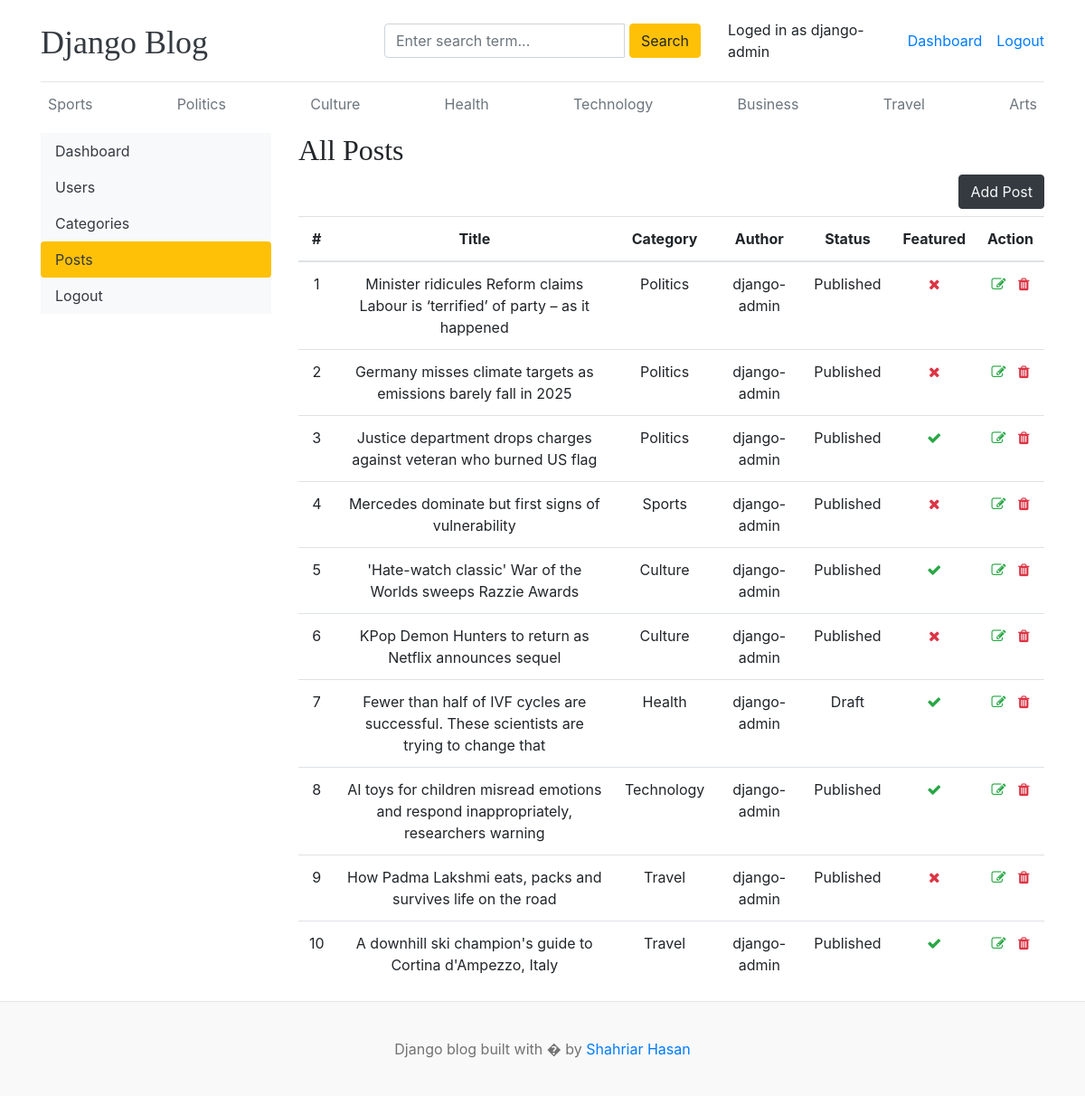
The page /dashboard/posts/ (signed in) on the database its author committed.
### blogs/models.py (models this page shows, shortened)
class Category(models.Model):
    category_name = models.CharField(max_length=50, unique=True)
    created_at = models.DateTimeField(auto_now_add=True)
    updated_at = models.DateTimeField(auto_now=True)
    class Meta:
        verbose_name_plural = "categories"
    def __str__(self):
        return self.category_name

class Blog(models.Model):
    title = models.CharField(max_length=150)
    slug = models.SlugField(max_length=200, unique=True)
    category = models.ForeignKey(Category, on_delete=models.CASCADE)
    author = models.ForeignKey(User, on_delete=models.CASCADE)
    featured_image = models.ImageField(upload_to="upload/%Y/%m/%d")
    short_description = models.TextField(max_length=500)
    blog_body = models.TextField(max_length=3000)
    status = models.CharField(max_length=20, choices=STATUS_CHOICES, default="Draft")
    is_featured = models.BooleanField(default=False)
    created_at = models.DateTimeField(auto_now_add=True)
    updated_at = models.DateTimeField(auto_now=True)

### dashboards/views.py (the view)
# urls.py: path("posts/", views.posts, name="posts"),
@login_required(login_url="login")
def posts(request):
    posts = Blog.objects.all()
    context = {
        "posts": posts,
    }
    return render(request, "dashboard/posts.html", context)

### blogs/context_processors.py (called while the page is built)
def get_categories(request):
    categories = Category.objects.all()
    return {"categories": categories}

def get_social_links(request):
    social_links = SocialLink.objects.all()
    return dict(social_links=social_links)

### templates/dashboard/posts.html (shortened to what this page needs)
{% extends 'base.html' %}
{% block content %}
<div class="row">
    {% include 'dashboard/sidebar.html' %}
    <div class="col-md-9">
        <h2>All Posts</h2>
        <a href="{% url 'add_post' %}" class="btn btn-dark text-light float-right mb-2">Add Post</a>
        <table class="table table-hover" style="text-align: center;">
        <thead>
            <tr>
            <th>#</th>
            <th>Title</th>
            <th>Category</th>
            <th>Author</th>
            <th>Status</th>
            <th>Featured</th>
            <th>Action</th>
            </tr>
        </thead>
        <tbody>
            {% for post in posts %}
            <tr>
            <td>{{ forloop.counter }}</th>
            <td>{{post.title}}</td>
            <td>{{post.category}}</td>
            <td>{{post.author}}</td>
            <td>{{post.status}}</td>
            <td>
                {%if post.is_featured %}
                <i class="fa fa-check text-success">
                {% else %}
                <i class="fa fa-times text-danger">
                {%endif%}
            </td>
            <td>
                <a href="{% url 'edit_post' post.id %}"><i class="fa fa-edit text-success"></i></a>
                <a href="{% url 'delete_post' post.id %}"><i class="fa fa-trash text-danger"></i></a>
            </td>
            </tr>
            {% endfor %}
        </tbody>
        </table>
    </div>
</div>
{% endblock %}

### templates/base.html (shortened to what this page needs)
{% load static %}
<!DOCTYPE html>
<html lang="en">
<head>
    <link href="https://getbootstrap.com/docs/4.0/dist/css/bootstrap.min.css" rel="stylesheet">
    <link href="{% static 'css/blog.css' %}" rel="stylesheet">
    <link rel="stylesheet" href="https://cdnjs.cloudflare.com/ajax/libs/font-awesome/4.7.0/css/font-awesome.min.css">
  </head>
<body>
    <div class="container">
      <header class="blog-header py-3">
        <div class="row flex-nowrap justify-content-between align-items-center">
          <div class="col-4 pt-1">
            <a class="blog-header-logo text-dark" href="/">Django Blog</a>
          </div>
          <div class="col-4">
            <form action="{% url 'search' %}" method="GET">
              <div class="input-group">
                <input class="form-control" type="text" name="keyword" value="{{keyword}}" placeholder="Enter search term..." aria-label="Enter search term..." aria-describedby="button-search" />
                <button type="submit" class="btn btn-warning" id="button-search" type="button">Search</button>
              </div>
            </form>
          </div>
          <div class="col-4 d-flex justify-content-end align-items-center">
            <span>Loged in as {{user}}</span>&emsp;
            {% if not user.is_authenticated %}
            <a class="btn btn-sm btn-warning" href="{% url 'login' %}">Login</a> &nbsp;
            <a class="btn btn-sm btn-secondary" href="{% url 'register' %}">Register</a>
            {% else %}
            <span><a href="{% url 'dashboard' %}" >Dashboard</a></span>
            <span><a href="{% url 'logout' %}">Logout</a></span>
            {% endif %}
          </div>
        </div>
      </header>
      <div class="nav-scroller py-1 mb-2">
        <nav class="nav d-flex justify-content-between">
          {% for category in categories%}
          <a class="p-2 text-muted" href="{% url 'posts_by_category' category.id %}">{{category.category_name}}</a>
          {% endfor %}
        </nav>
      </div>
{% block  content %}
{% endblock %}
    </div>
<footer class="blog-footer" >
  <p>Django blog built with � by <a href="#">Shahriar Hasan</a></p>
</footer>
</body>
</html>

### blog_main/static/css/blog.css (style rules this page uses)
.blog-header { border-bottom: 1px solid #e5e5e5; }
.blog-header-logo { font-family: "Playfair Display", Georgia, "Times New Roman", serif; font-size: 2.25rem; }
h1, h2, h3, h4, h5, h6 { font-family: "Playfair Display", Georgia, "Times New Roman", serif; }
.blog-footer { padding: 2.5rem 0; color: #727272; text-align: center; background-color: #f9f9f9; border-top: .05rem solid #e5e5e5; }
.blog-footer p:last-child { margin-bottom: 0; }

### rows shown on the page
Category: category_name "Sports"
Category: category_name "Politics"
Category: category_name "Culture"
Category: category_name "Health"
Category: category_name "Technology"
Category: category_name "Business"
Category: category_name "Travel"
Category: category_name "Arts"
Blog: title "Minister ridicules Reform claims Labour is ‘terrified’ of party – as it happened", category "Politics", author "django-admin", status "Published", is_featured False (drawn)
Blog: title "Germany misses climate targets as emissions barely fall in 2025", category "Politics", author "django-admin", status "Published", is_featured False (drawn)
Blog: title "Justice department drops charges against veteran who burned US flag", category "Politics", author "django-admin", status "Published", is_featured True (drawn)
Blog: title "Mercedes dominate but first signs of vulnerability", category "Sports", author "django-admin", status "Published", is_featured False (drawn)
Blog: title "'Hate-watch classic' War of the Worlds sweeps Razzie Awards", category "Culture", author "django-admin", status "Published", is_featured True (drawn)
Blog: title "KPop Demon Hunters to return as Netflix announces sequel", category "Culture", author "django-admin", status "Published", is_featured False (drawn)
Blog: title "Fewer than half of IVF cycles are successful. These scientists are trying to change that", category "Health", author "django-admin", status "Draft", is_featured True (drawn)
Blog: title "AI toys for children misread emotions and respond inappropriately, researchers warning", category "Technology", author "django-admin", status "Published", is_featured True (drawn)
Blog: title "How Padma Lakshmi eats, packs and survives life on the road", category "Travel", author "django-admin", status "Published", is_featured False (drawn)
Blog: title "A downhill ski champion's guide to Cortina d'Ampezzo, Italy", category "Travel", author "django-admin", status "Published", is_featured True (drawn)

### other values the page prints
{{ user }} "django-admin"
